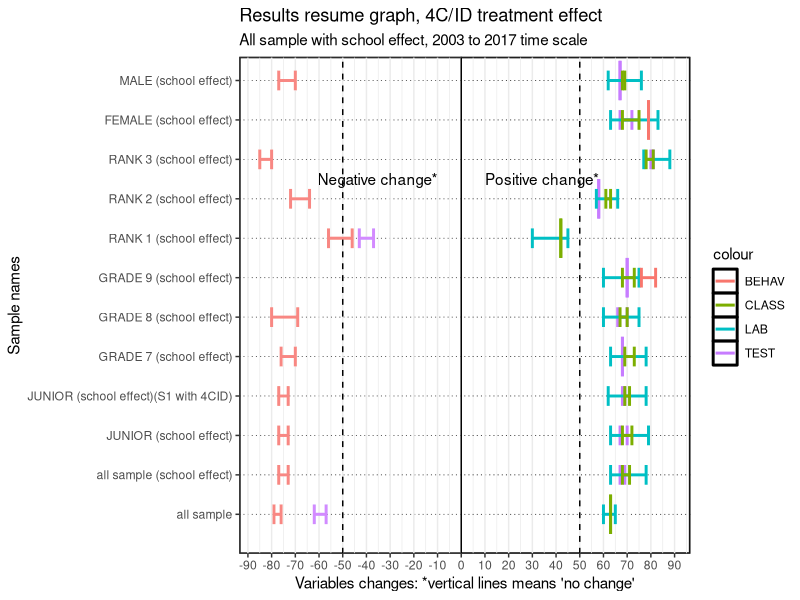
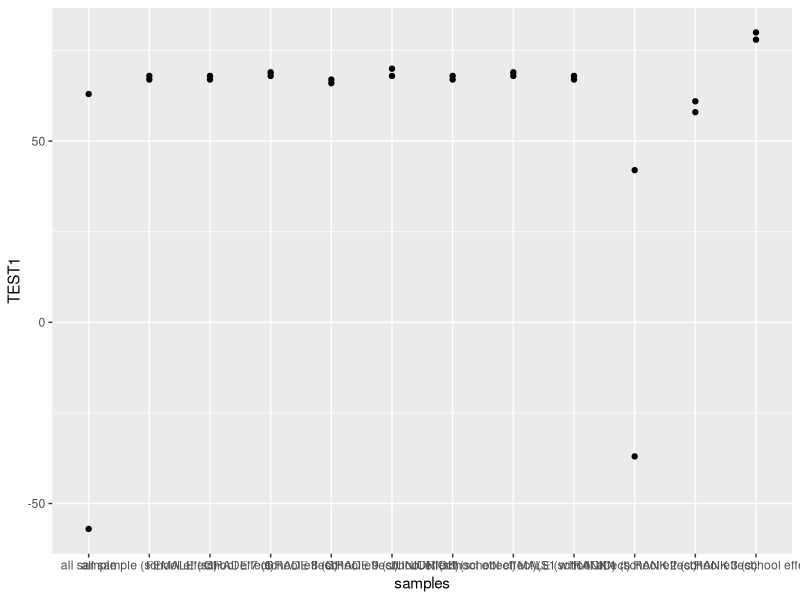
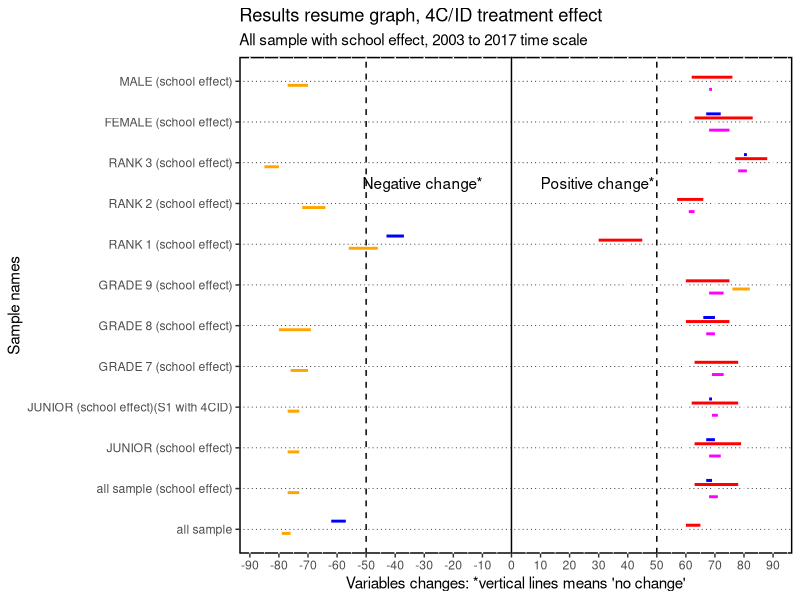
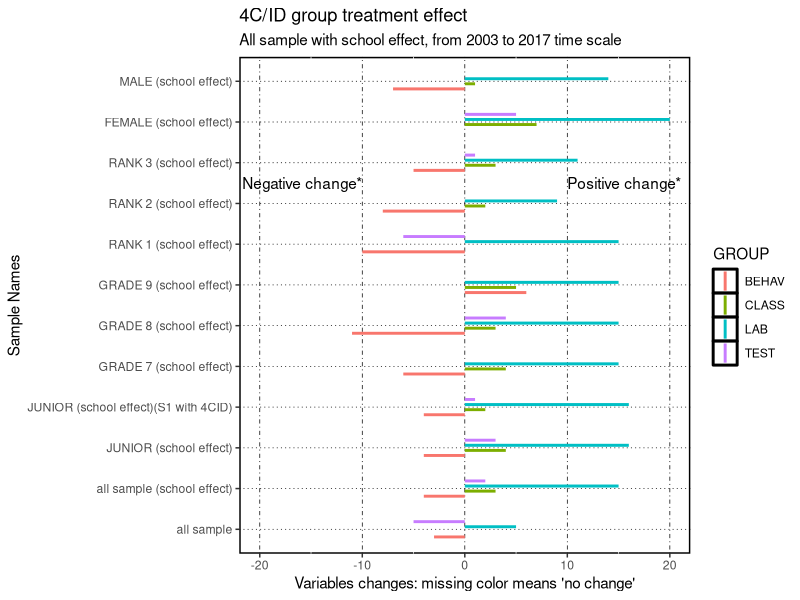
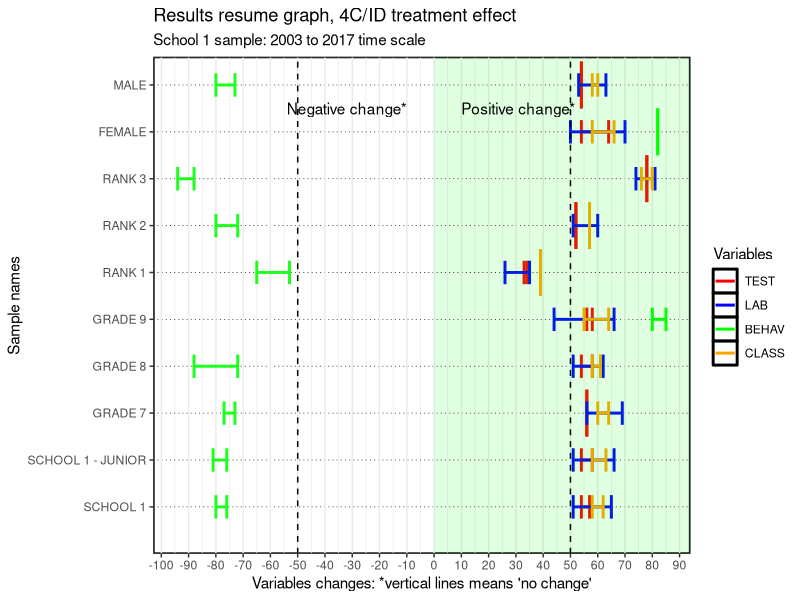
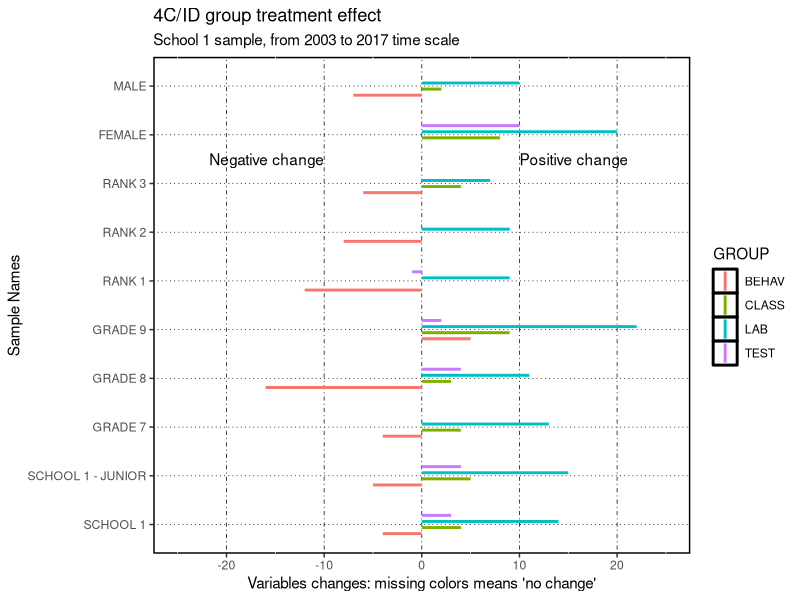
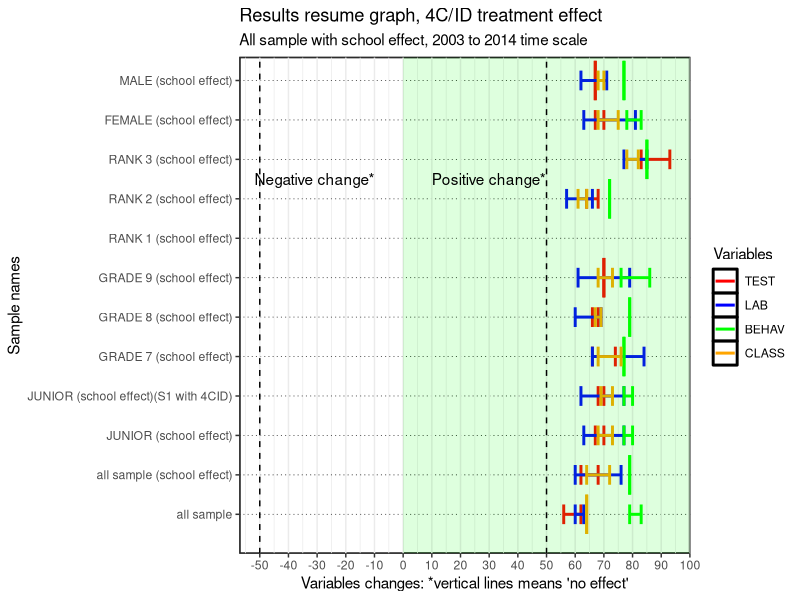
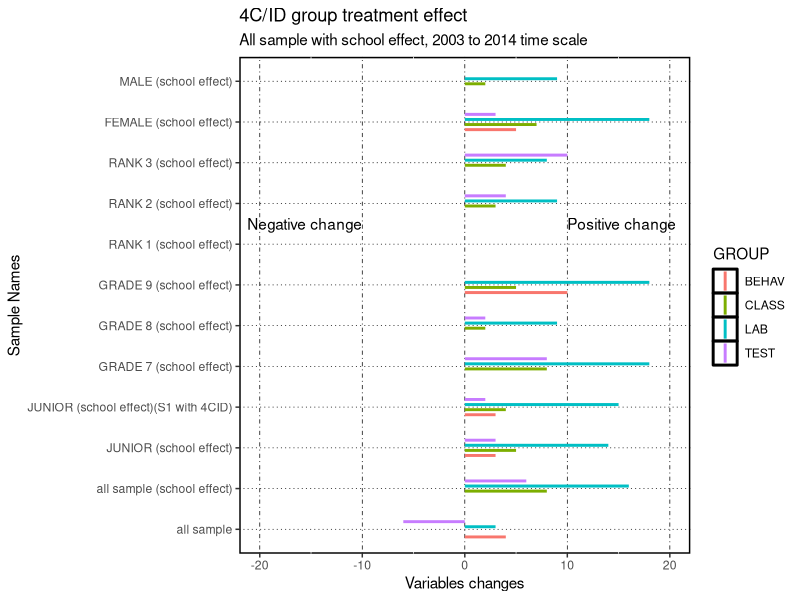

Here is the R script that generated these plots, in order:
#INDEX
# Summary results all sample (with school effect) - 2003 to 2017 - 15
  # variable change - 53
# School 1 - 2003 to 2017 - 91
  # variable change - 135
# Summary results all sample (with school effect) - 2003 to 2014 - 175
  # variable change - 212
# School 1 - 2003 to 2014 - 250
  # variable change - 289
# All sample - 312
  # Variable change - 349
# School 1 JUNIOR grade - 2003 to 2017 - 383
# variable change - 420
# School 1 JUNIOR grade - 2003 to 2014 - 454
# variable change - 492
# Conpare Global samples - 530
# variable change - 570


# libraries 
library(dplyr) #work with data frames
library(tidyverse) #include dplyr
library(ggplot2) # graphs
library(gridExtra) #arrange graphs in rows

# NOTE: https://r-charts.com/part-whole/diverging-bar-chart-ggplot2/
# for plotting changes
# the graphs with varables chnge are based on the sama data frame "results" which means
# hat you need to run results and resultsD for diferent graphs after running the data

########## Summary results all sample (with school effect) - 2003 to 2017
# for changes that have p-value that we can't reject the null I use the mean value

results <- data.frame(
  samples=c("all sample", "all sample (school effect)" , "JUNIOR (school effect)", "JUNIOR (school effect)(S1 with 4CID)", "GRADE 7 (school effect)","GRADE 8 (school effect)", "GRADE 9 (school effect)", "RANK 1 (school effect)", "RANK 2 (school effect)","RANK 3 (school effect)","FEMALE (school effect)","MALE (school effect)"),
  TEST1=c(-57,67,67,68,68,66,70,-37,58,80,67,67),
  TEST2=c(-62,69,70,69,68,70,70,-43,58,81,72,67),
  LAB1=c(60,63,63,62,63,60,60,30,57,77,63,62),
  LAB2=c(65,78,79,78,78,75,75,45,66,88,83,76),
  BEHAV1=c(-76,-73,-73,-73,-70,-69,76,-46,-64,-80,79,-70),
  BEHAV2=c(-79,-77,-77,-77,-76,-80,82,-56,-72,-85,79,-77),
  CLASS1=c(63,68,68,69,69,67,68,42,61,78,68,68),
  CLASS2=c(63,71,72,71,73,70,73,42,63,81,75,69)
)
results
?geom_errorbar
ggplot(results) +
  geom_errorbar(aes(x=samples, ymin=TEST1, ymax=TEST2,color='TEST'),linewidth=1, width = ifelse(results$TEST1==results$TEST2, 1, 0.5))+
  geom_errorbar(aes(x=samples, ymin=LAB1, ymax=LAB2,color='LAB'), linewidth=1, width = ifelse(results$LAB1==results$LAB2, 1, 0.5)) +
  geom_errorbar(aes(x=samples, ymin=BEHAV1, ymax=BEHAV2, color='BEHAV'), linewidth=1, width = ifelse(results$BEHAV1==results$BEHAV2, 1, 0.5)) +
  geom_errorbar(aes(x=samples, ymin=CLASS1, ymax=CLASS2, color='CLASS'),linewidth=1,width = ifelse(results$CLASS1==results$CLASS2, 1, 0.5)) +
  xlab("Sample names")+
  labs(title="Results resume graph, 4C/ID treatment effect",y = "Variables changes: *vertical lines means 'no change'",subtitle = "All sample with school effect, 2003 to 2017 time scale")+
  theme_bw()+
  theme(panel.grid.major.y = element_line(color = 1,linewidth = 0.25, linetype = 3),panel.background = element_rect(color = 1, linewidth = 1),plot.background = element_rect(fill = "white"))+
  geom_rect(aes(xmin=0,xmax=Inf,ymin = - Inf,ymax = 0),fill="white",alpha = 0.01) +
  scale_x_discrete(limits=c("all sample", "all sample (school effect)" , "JUNIOR (school effect)", "JUNIOR (school effect)(S1 with 4CID)", "GRADE 7 (school effect)","GRADE 8 (school effect)", "GRADE 9 (school effect)", "RANK 1 (school effect)", "RANK 2 (school effect)","RANK 3 (school effect)","FEMALE (school effect)","MALE (school effect)"))+
  scale_y_continuous(breaks = seq(-100, 100, by = 10))+
  geom_hline(yintercept=0,color="black",linetype=1)+
  geom_hline(yintercept=c(-50,50),color="black",linetype=2)+
  annotate(geom="text", x=9.5, y=-10, label="Negative change*",color="black",hjust=1)+
  annotate(geom="text", x=9.5, y=10, label="Positive change*",color="black",hjust=0)+
  coord_flip()

####TESTING
?geom_linerange
?annotate
?theme
ggplot(results)+
  geom_point(aes(samples,TEST1))+
geom_point(aes(samples,CLASS1))

  ggplot(results,aes(color=factor(TEST1,LAB1,BEHAV1,CLASS1))) +
  annotate("segment", x = 1:12+0.2, xend = 1:12+0.2, y = results$TEST1, yend = results$TEST2, colour = "blue",linewidth = 1)+
  annotate("segment", x = 1:12+0.1, xend = 1:12+0.1, y = results$LAB1, yend = results$LAB2, colour = "red",linewidth = 1)+
  annotate("segment", x = 1:12-0.1, xend = 1:12-0.1, y = results$BEHAV1, yend = results$BEHAV2, colour = "orange",linewidth = 1)+
  annotate("segment", x = 1:12-0.2, xend = 1:12-0.2, y = results$CLASS1, yend = results$CLASS2, colour = "magenta",linewidth = 1)+  
  xlab("Sample names")+
  labs(title="Results resume graph, 4C/ID treatment effect",y = "Variables changes: *vertical lines means 'no change'",subtitle = "All sample with school effect, 2003 to 2017 time scale")+
  theme(panel.grid.major.y = element_line(color = 1,linewidth = 0.25, linetype = 3),panel.background = element_rect(fill="white",color = 1, linewidth = 1),plot.background = element_rect(fill = "white"))+
  scale_x_discrete(limits=c("all sample", "all sample (school effect)" , "JUNIOR (school effect)", "JUNIOR (school effect)(S1 with 4CID)", "GRADE 7 (school effect)","GRADE 8 (school effect)", "GRADE 9 (school effect)", "RANK 1 (school effect)", "RANK 2 (school effect)","RANK 3 (school effect)","FEMALE (school effect)","MALE (school effect)"))+
  scale_y_continuous(breaks = seq(-100, 100, by = 10))+
  geom_hline(yintercept=c(-50,0,50),color="black",linetype=c(2,1,2))+
  annotate(geom="text", x=9.5, y=-10, label="Negative change*",color="black",hjust=1)+
  annotate(geom="text", x=9.5, y=10, label="Positive change*",color="black",hjust=0)+
  coord_flip()
?as.numeric

# Results: variable change
# prepare data frame for bar ploting
# IMPORTANT NOTE: the negative values are used to plot them in a different area of the graph for 
# negative effects. However, to use this data-frames to compute changes we need to have this values 
# exchanged in order to compute negative change values.
results$DTEST <- results$TEST2-results$TEST1
results$DLAB <- results$LAB2-results$LAB1
results$DBEHAV <- results$BEHAV2-results$BEHAV1
results$DCLASS <- results$CLASS2-results$CLASS1
resultsDTEST <- results %>% select(samples,DTEST)
resultsDTEST$GROUP <-"TEST"
names(resultsDTEST)[2]<-'VALUE'
resultsDLAB <- results %>% select(samples,DLAB)
resultsDLAB$GROUP <-"LAB"
names(resultsDLAB)[2]<-'VALUE'
resultsDBEHAV <- results %>% select(samples,DBEHAV)
resultsDBEHAV$GROUP <-"BEHAV"
names(resultsDBEHAV)[2]<-'VALUE'
resultsDCLASS <- results %>% select(samples,DCLASS)
resultsDCLASS$GROUP <-"CLASS"
names(resultsDCLASS)[2]<-'VALUE'
resultsD<-bind_rows(resultsDTEST,resultsDLAB,resultsDBEHAV,resultsDCLASS)
resultsD

ggplot(resultsD,aes(x=samples,xmin=samples, ymin=0, ymax=VALUE,color=GROUP)) +
  geom_linerange(position = position_dodge(width = 0.5),linewidth=1)+
  ylab("Variables changes: missing color means 'no change'")+labs(title="4C/ID group treatment effect",subtitle = "All sample with school effect, from 2003 to 2017 time scale",x = "Sample Names")+
  theme(panel.grid.major.x = element_line(color = 1,linewidth = 0.25, linetype = 4),panel.grid.major.y = element_line(color = 1,linewidth = 0.25, linetype = 3),panel.background = element_rect(fill="white",color = 1, linewidth = 1),plot.background = element_rect(fill = "white"))+  
  annotate(geom="text", x=9.5, y=-10, label="Negative change*",color="black",hjust=1)+
  annotate(geom="text", x=9.5, y=10, label="Positive change*",color="black",hjust=0)+
  scale_x_discrete(limits=c("all sample", "all sample (school effect)" , "JUNIOR (school effect)", "JUNIOR (school effect)(S1 with 4CID)", "GRADE 7 (school effect)","GRADE 8 (school effect)", "GRADE 9 (school effect)", "RANK 1 (school effect)", "RANK 2 (school effect)","RANK 3 (school effect)","FEMALE (school effect)","MALE (school effect)"))+
  scale_y_continuous(limits=c(-20,20,5))+  
  coord_flip()

########## Summary results for SCHOOL 1 sample only - 2003 to 2017
# for changes that have p-value that we can't reject the null I use the mean value
results <- data.frame(
  samples=c("SCHOOL 1", "SCHOOL 1 - JUNIOR","GRADE 7","GRADE 8", "GRADE 9", "RANK 1", "RANK 2","RANK 3","FEMALE","MALE"),
  TEST1=c(54,54,56,54,56,34,52,78,54,54),
  TEST2=c(57,58,56,58,58,33,52,78,64,54),
  LAB1=c(51,51,56,51,44,26,51,74,50,53),
  LAB2=c(65,66,69,62,66,35,60,81,70,63),
  BEHAV1=c(-76,-76,-73,-72,80,-53,-72,-88,82,-73),
  BEHAV2=c(-80,-81,-77,-88,85,-65,-80,-94,82,-80),
  CLASS1=c(58,58,60,58,55,39,57,76,58,58),
  CLASS2=c(62,63,64,61,64,39,57,80,66,60)
)

# This data.frame file ResultsD is also used for the all sample school effect. Please build it starting
# with the new data fle "results" continue to the line "Results change" to have the same file but only for the school 1 sample.

ggplot(results,aes(group=TEST1)) +
  geom_errorbar(aes(x=samples, ymin=TEST1, ymax=TEST2,color='TEST'),linewidth=1, width = ifelse(results$TEST1==results$TEST2, 1, 0.5))+
  geom_errorbar(aes(x=samples, ymin=LAB1, ymax=LAB2,color='LAB'), linewidth=1, width = ifelse(results$LAB1==results$LAB2, 1, 0.5)) +
  geom_errorbar(aes(x=samples, ymin=BEHAV1, ymax=BEHAV2, color='BEHAV'), linewidth=1, width = ifelse(results$BEHAV1==results$BEHAV2, 1, 0.5)) +
  geom_errorbar(aes(x=samples, ymin=CLASS1, ymax=CLASS2, color='CLASS'),linewidth=1,width = ifelse(results$CLASS1==results$CLASS2, 1, 0.5)) +
  xlab("Sample names")+labs(title="Results resume graph, 4C/ID treatment effect",y = "Variables changes: *vertical lines means 'no change'",subtitle = "School 1 sample: 2003 to 2017 time scale")+
  scale_color_manual(name='Variables',
                     breaks=c('TEST','LAB', 'BEHAV', 'CLASS'),
                     values=c('TEST'='red', 'LAB'='blue', 'BEHAV'='green', 'CLASS'='orange'))+
  theme_bw()+
  theme(panel.grid.major.y = element_line(color = 1,linewidth = 0.25, linetype = 3),panel.background = element_rect(color = 1, linewidth = 1),plot.background = element_rect(fill = "white"))+
  geom_rect(aes(xmin=0,xmax=Inf,ymin = - Inf,ymax = 0),fill="white",alpha = 0.01) +
  geom_rect(aes(xmin=0,xmax=Inf,ymin = 0,ymax = Inf),fill="green",alpha = 0.01) +
  scale_x_discrete(limits=c("SCHOOL 1", "SCHOOL 1 - JUNIOR","GRADE 7","GRADE 8", "GRADE 9", "RANK 1", "RANK 2","RANK 3","FEMALE","MALE"))+
  scale_y_continuous(breaks = seq(-100, 100, by = 10))+
  geom_hline(yintercept=c(-50,50),color="black",linetype=2)+
  annotate(geom="text", x=9.5, y=-10, label="Negative change*",color="black",hjust=1)+
  annotate(geom="text", x=9.5, y=10, label="Positive change*",color="black",hjust=0)+
  coord_flip()

# Results: variable change
# prepare data frame for bar ploting
# IMPORTANT NOTE: the negative values are used to plot them in a different area of the graph for 
# negative effects. However, to use this data-frames to compute changes we need to have this values 
# exchanged in order to compute negative change values.
results$DTEST <- results$TEST2-results$TEST1
results$DLAB <- results$LAB2-results$LAB1
results$DBEHAV <- results$BEHAV2-results$BEHAV1
results$DCLASS <- results$CLASS2-results$CLASS1
resultsDTEST <- results %>% select(samples,DTEST)
resultsDTEST$GROUP <-"TEST"
names(resultsDTEST)[2]<-'VALUE'
resultsDLAB <- results %>% select(samples,DLAB)
resultsDLAB$GROUP <-"LAB"
names(resultsDLAB)[2]<-'VALUE'
resultsDBEHAV <- results %>% select(samples,DBEHAV)
resultsDBEHAV$GROUP <-"BEHAV"
names(resultsDBEHAV)[2]<-'VALUE'
resultsDCLASS <- results %>% select(samples,DCLASS)
resultsDCLASS$GROUP <-"CLASS"
names(resultsDCLASS)[2]<-'VALUE'
resultsD<-bind_rows(resultsDTEST,resultsDLAB,resultsDBEHAV,resultsDCLASS)
resultsD

ggplot(resultsD,aes(x=samples, ymin=0, ymax=VALUE,color=GROUP)) +
  geom_linerange(position = position_dodge(width = 0.5),linewidth=1)+
  ylab("Variables changes: missing colors means 'no change'")+labs(title="4C/ID group treatment effect",subtitle = "School 1 sample, from 2003 to 2017 time scale",x = "Sample Names")+
  theme(panel.grid.major.x = element_line(color = 1,linewidth = 0.25, linetype = 4),panel.grid.major.y = element_line(color = 1,linewidth = 0.25, linetype = 3),panel.background = element_rect(fill="white",color = 1, linewidth = 1),plot.background = element_rect(fill = "white"))+  
  annotate(geom="text", y=-10, x=8.5, label="Negative change",color="black",hjust=1)+
  annotate(geom="text", y=10, x=8.5, label="Positive change",color="black",hjust=0)+
  scale_x_discrete(limits=c("SCHOOL 1", "SCHOOL 1 - JUNIOR","GRADE 7","GRADE 8", "GRADE 9", "RANK 1", "RANK 2","RANK 3","FEMALE","MALE"))+
  scale_y_continuous(limits=c(-25,25,5))+  
  coord_flip()

########## Summary results all sample (with school effect) - 2003 to 2014
# for changes that have p-value that we can't reject the null I use the mean value
# Rank 1 small sample
results <- data.frame(
  samples=c("all sample", "all sample (school effect)" , "JUNIOR (school effect)", "JUNIOR (school effect)(S1 with 4CID)", "GRADE 7 (school effect)","GRADE 8 (school effect)", "GRADE 9 (school effect)", "RANK 2 (school effect)","RANK 3 (school effect)","FEMALE (school effect)","MALE (school effect)"),
  TEST1=c(62,62,67,68,66,66,70,64,83,67,67),
  TEST2=c(56,68,70,70,74,68,70,68,93,70,67),
  LAB1=c(60,60,63,62,66,60,61,57,77,63,62),
  LAB2=c(63,76,77,77,84,69,79,66,85,81,71),
  BEHAV1=c(79,79,77,77,77,79,76,72,85,78,77),
  BEHAV2=c(83,79,80,80,77,79,86,72,85,83,77),
  CLASS1=c(64,64,68,69,68,67,68,61,78,68,68),
  CLASS2=c(64,72,73,73,76,69,73,64,82,75,70)
)
results

ggplot(results,aes(group=TEST1)) +
  geom_errorbar(aes(x=samples, ymin=TEST1, ymax=TEST2,color='TEST'),linewidth=1, width = ifelse(results$TEST1==results$TEST2, 1, 0.5))+
  geom_errorbar(aes(x=samples, ymin=LAB1, ymax=LAB2,color='LAB'), linewidth=1, width = ifelse(results$LAB1==results$LAB2, 1, 0.5)) +
  geom_errorbar(aes(x=samples, ymin=BEHAV1, ymax=BEHAV2, color='BEHAV'), linewidth=1, width = ifelse(results$BEHAV1==results$BEHAV2, 1, 0.5)) +
  geom_errorbar(aes(x=samples, ymin=CLASS1, ymax=CLASS2, color='CLASS'),linewidth=1,width = ifelse(results$CLASS1==results$CLASS2, 1, 0.5)) +
  xlab("Sample names")+
  labs(title="Results resume graph, 4C/ID treatment effect",y = "Variables changes: *vertical lines means 'no effect'",subtitle = "All sample with school effect, 2003 to 2014 time scale")+
  scale_color_manual(name='Variables',
                     breaks=c('TEST','LAB', 'BEHAV', 'CLASS'),
                     values=c('TEST'='red', 'LAB'='blue', 'BEHAV'='green', 'CLASS'='orange'))+
  theme_bw()+
  theme(panel.grid.major.y = element_line(color = 1,linewidth = 0.25, linetype = 3),panel.background = element_rect(color = 1, linewidth = 1),plot.background = element_rect(fill = "white"))+
  geom_rect(aes(xmin=0,xmax=Inf,ymin = - Inf,ymax = 0),fill="white",alpha = 0.01) +
  geom_rect(aes(xmin=0,xmax=Inf,ymin = 0,ymax = Inf),fill="green",alpha = 0.01) +
  scale_x_discrete(limits=c("all sample", "all sample (school effect)" , "JUNIOR (school effect)", "JUNIOR (school effect)(S1 with 4CID)", "GRADE 7 (school effect)","GRADE 8 (school effect)", "GRADE 9 (school effect)", "RANK 1 (school effect)", "RANK 2 (school effect)","RANK 3 (school effect)","FEMALE (school effect)","MALE (school effect)"))+
  scale_y_continuous(breaks = seq(-100, 100, by = 10))+
  geom_hline(yintercept=c(-50,50),color="black",linetype=2)+
  annotate(geom="text", x=9.5, y=-10, label="Negative change*",color="black",hjust=1)+
  annotate(geom="text", x=9.5, y=10, label="Positive change*",color="black",hjust=0)+
  coord_flip()

# Results: variable change
# prepare data frame for bar ploting
# IMPORTANT NOTE: the negative values are used to plot them in a different area of the graph for 
# negative effects. However, to use this data-frames to compute changes we need to have this values 
# exchanged in order to compute negative change values.
results$DTEST <- results$TEST2-results$TEST1
results$DLAB <- results$LAB2-results$LAB1
results$DBEHAV <- results$BEHAV2-results$BEHAV1
results$DCLASS <- results$CLASS2-results$CLASS1
resultsDTEST <- results %>% select(samples,DTEST)
resultsDTEST$GROUP <-"TEST"
names(resultsDTEST)[2]<-'VALUE'
resultsDLAB <- results %>% select(samples,DLAB)
resultsDLAB$GROUP <-"LAB"
names(resultsDLAB)[2]<-'VALUE'
resultsDBEHAV <- results %>% select(samples,DBEHAV)
resultsDBEHAV$GROUP <-"BEHAV"
names(resultsDBEHAV)[2]<-'VALUE'
resultsDCLASS <- results %>% select(samples,DCLASS)
resultsDCLASS$GROUP <-"CLASS"
names(resultsDCLASS)[2]<-'VALUE'
resultsD<-bind_rows(resultsDTEST,resultsDLAB,resultsDBEHAV,resultsDCLASS)
resultsD

ggplot(resultsD,aes(x=samples, ymin=0, ymax=VALUE,color=GROUP)) +
  geom_linerange(position = position_dodge(width = 0.5),linewidth=1)+
  ylab("Variables changes")+labs(title="4C/ID group treatment effect",subtitle = "All sample with school effect, 2003 to 2014 time scale",x = "Sample Names")+
  theme(panel.grid.major.x = element_line(color = 1,linewidth = 0.25, linetype = 4),panel.grid.major.y = element_line(color = 1,linewidth = 0.25, linetype = 3),panel.background = element_rect(fill="white",color = 1, linewidth = 1),plot.background = element_rect(fill = "white"))+  
  annotate(geom="text", y=-10, x=8.5, label="Negative change",color="black",hjust=1)+
  annotate(geom="text", y=10, x=8.5, label="Positive change",color="black",hjust=0)+
  scale_x_discrete(limits=c("all sample", "all sample (school effect)" , "JUNIOR (school effect)", "JUNIOR (school effect)(S1 with 4CID)", "GRADE 7 (school effect)","GRADE 8 (school effect)", "GRADE 9 (school effect)", "RANK 1 (school effect)", "RANK 2 (school effect)","RANK 3 (school effect)","FEMALE (school effect)","MALE (school effect)"))+
  scale_y_continuous(limits=c(-20,20,5))+  
  coord_flip()

########## Summary results for SCHOOL 1 sample only - 2003 to 2014
# for changes that have p-value that we can't reject the null I use the mean value
results <- data.frame(
  samples=c("SCHOOL 1", "SCHOOL 1 - JUNIOR","GRADE 7**","GRADE 8", "GRADE 9", "RANK 1", "RANK 2","RANK 3","FEMALE","MALE"),
  TEST1=c(54,54,54,54,57,34,-51,79,54,54),
  TEST2=c(56,58,62,57,57,34,-53,79,58,54),
  LAB1=c(51,51,56,51,44,26,51,74,50,53),
  LAB2=c(63,64,71,56,66,35,58,80,68,59),
  BEHAV1=c(80,82,80,-83,80,65,-72,93,82,80),
  BEHAV2=c(83,82,80,-88,85,65,-80,93,86,80),
  CLASS1=c(58,58,60,58,55,39,57,76,58,58),
  CLASS2=c(63,64,67,60,64,39,57,80,66,61)
)

# ** sample with 20 obs.

ggplot(results,aes(group=TEST1)) +
  geom_errorbar(aes(x=samples, ymin=TEST1, ymax=TEST2,color='TEST'),linewidth=1, width = ifelse(results$TEST1==results$TEST2, 1, 0.5))+
  geom_errorbar(aes(x=samples, ymin=LAB1, ymax=LAB2,color='LAB'), linewidth=1, width = ifelse(results$LAB1==results$LAB2, 1, 0.5)) +
  geom_errorbar(aes(x=samples, ymin=BEHAV1, ymax=BEHAV2, color='BEHAV'), linewidth=1, width = ifelse(results$BEHAV1==results$BEHAV2, 1, 0.5)) +
  geom_errorbar(aes(x=samples, ymin=CLASS1, ymax=CLASS2, color='CLASS'),linewidth=1,width = ifelse(results$CLASS1==results$CLASS2, 1, 0.5)) +
  xlab("Sample names")+
  labs(title="Results resume graph, 4C/ID treatment effect",y = "Variables changes: *vertical lines means 'no effect'; **sample with 20 obs.",subtitle = "School 1 sample for 2003 to 2014 time scale")+
  scale_color_manual(name='Variables',
                     breaks=c('TEST','LAB', 'BEHAV', 'CLASS'),
                     values=c('TEST'='red', 'LAB'='blue', 'BEHAV'='green', 'CLASS'='orange'))+
  theme_bw()+
  theme(panel.grid.major.y = element_line(color = 1,linewidth = 0.25, linetype = 3),panel.background = element_rect(color = 1, linewidth = 1),plot.background = element_rect(fill = "white"))+
  geom_rect(aes(xmin=0,xmax=Inf,ymin = - Inf,ymax = 0),fill="white",alpha = 0.01) +
  geom_rect(aes(xmin=0,xmax=Inf,ymin = 0,ymax = Inf),fill="green",alpha = 0.01) +
  scale_x_discrete(limits=c("SCHOOL 1", "SCHOOL 1 - JUNIOR","GRADE 7**","GRADE 8", "GRADE 9", "RANK 1", "RANK 2","RANK 3","FEMALE","MALE"))+
  scale_y_continuous(breaks = seq(-100, 100, by = 10))+
  geom_hline(yintercept=c(-50,50),color="black",linetype=2)+
  annotate(geom="text", x=9.5, y=-10, label="Negative change*",color="black",hjust=1)+
  annotate(geom="text", x=9.5, y=10, label="Positive change*",color="black",hjust=0)+
  
  coord_flip()

# Results: variable change
# prepare data frame for bar ploting
# IMPORTANT NOTE: the negative values are used to plot them in a different area of the graph for 
# negative effects. However, to use this data-frames to compute changes we need to have this values 
# exchanged in order to compute negative change values.
results$DTEST <- results$TEST2-results$TEST1
results$DLAB <- results$LAB2-results$LAB1
results$DBEHAV <- results$BEHAV2-results$BEHAV1
results$DCLASS <- results$CLASS2-results$CLASS1
resultsDTEST <- results %>% select(samples,DTEST)
resultsDTEST$GROUP <-"TEST"
names(resultsDTEST)[2]<-'VALUE'
resultsDLAB <- results %>% select(samples,DLAB)
resultsDLAB$GROUP <-"LAB"
names(resultsDLAB)[2]<-'VALUE'
resultsDBEHAV <- results %>% select(samples,DBEHAV)
resultsDBEHAV$GROUP <-"BEHAV"
names(resultsDBEHAV)[2]<-'VALUE'
resultsDCLASS <- results %>% select(samples,DCLASS)
resultsDCLASS$GROUP <-"CLASS"
names(resultsDCLASS)[2]<-'VALUE'
resultsD<-bind_rows(resultsDTEST,resultsDLAB,resultsDBEHAV,resultsDCLASS)
resultsD

ggplot(resultsD,aes(x=samples, ymin=0, ymax=VALUE,color=GROUP)) +
  geom_linerange(position = position_dodge(width = 0.5),linewidth=1)+
  ylab("Variables changes: missing colors means 'no change'; **low number of obs.")+labs(title="4C/ID group treatment effect",subtitle = "School 1 sample, from 2003 to 2014 time scale",x = "Sample Names")+
  theme(panel.grid.major.x = element_line(color = 1,linewidth = 0.25, linetype = 4),panel.grid.major.y = element_line(color = 1,linewidth = 0.25, linetype = 3),panel.background = element_rect(fill="white",color = 1, linewidth = 1),plot.background = element_rect(fill = "white"))+  
  annotate(geom="text", y=-0.5, x=9.5, label="Negative change",color="black",hjust=1)+
  annotate(geom="text", y=0.5, x=9.5, label="Positive change",color="black",hjust=0)+
  scale_x_discrete(limits=c("SCHOOL 1", "SCHOOL 1 - JUNIOR","GRADE 7**","GRADE 8", "GRADE 9", "RANK 1", "RANK 2","RANK 3","FEMALE","MALE"))+
  scale_y_continuous(limits=c(-25,25,5))+  
  coord_flip()

########## Summary results all sample - 2003 to 2017
# for changes that have p-value that we can't reject the null I use the mean value

results <- data.frame(
  samples=c("all sample","JUNIOR","JUNIOR HIGH","GRADE 7","GRADE 8", "GRADE 9", "RANK 1", "RANK 2","RANK 3","FEMALE","MALE"),
  TEST1=c(-58,-58,54,60,60,-58,-34,-51,79,62,-55),
  TEST2=c(-62,-63,54,60,60,-67,-33,-56,79,62,-61),
  LAB1=c(60,60,55,61,60,60,28,54,76,60,60),
  LAB2=c(65,66,65,69,62,66,35,60,81,70,63),
  BEHAV1=c(-76,-76,-75,-73,-72,77,-54,-72,87,79,-73),
  BEHAV2=c(-79,-79,-80,-77,-80,85,-63,-75,87,83,-78),
  CLASS1=c(63,64,59,64,62,65,39,-58,77,64,-60),
  CLASS2=c(63,63,59,64,62,65,39,-59,80,66,-64)
)
results

ggplot(results,aes(group=TEST1)) +
  geom_errorbar(aes(x=samples, ymin=TEST1, ymax=TEST2,color='TEST'),linewidth=1, width = ifelse(results$TEST1==results$TEST2, 1, 0.5))+
  geom_errorbar(aes(x=samples, ymin=LAB1, ymax=LAB2,color='LAB'), linewidth=1, width = ifelse(results$LAB1==results$LAB2, 1, 0.5)) +
  geom_errorbar(aes(x=samples, ymin=BEHAV1, ymax=BEHAV2, color='BEHAV'), linewidth=1, width = ifelse(results$BEHAV1==results$BEHAV2, 1, 0.5)) +
  geom_errorbar(aes(x=samples, ymin=CLASS1, ymax=CLASS2, color='CLASS'),linewidth=1,width = ifelse(results$CLASS1==results$CLASS2, 1, 0.5)) +
  xlab("Sample names")+
  labs(title="Results resume graph, 4C/ID treatment effect",y = "Variables changes: *vertical lines means 'no effect'",subtitle = "All sample 2003 to 2017 time scale")+
  scale_color_manual(name='Variables',
                     breaks=c('TEST','LAB', 'BEHAV', 'CLASS'),
                     values=c('TEST'='red', 'LAB'='blue', 'BEHAV'='green', 'CLASS'='orange'))+
  theme_bw()+
  theme(panel.grid.major.y = element_line(color = 1,linewidth = 0.25, linetype = 3),panel.background = element_rect(color = 1, linewidth = 1),plot.background = element_rect(fill = "white"))+
  geom_rect(aes(xmin=0,xmax=Inf,ymin = - Inf,ymax = 0),fill="white",alpha = 0.01) +
  geom_rect(aes(xmin=0,xmax=Inf,ymin = 0,ymax = Inf),fill="green",alpha = 0.01) +
  scale_x_discrete(limits=c("all sample","JUNIOR","JUNIOR HIGH","GRADE 7","GRADE 8", "GRADE 9", "RANK 1", "RANK 2","RANK 3","FEMALE","MALE"))+
  scale_y_continuous(breaks = seq(-100, 100, by = 10))+
  geom_hline(yintercept=c(-50,50),color="black",linetype=2)+
  annotate(geom="text", x=9.5, y=-10, label="Negative change*",color="black",hjust=1)+
  annotate(geom="text", x=9.5, y=10, label="Positive change*",color="black",hjust=0)+
  coord_flip()

# Results: variable change
# prepare data frame for bar ploting
# IMPORTANT NOTE: the negative values are used to plot them in a different area of the graph for 
# negative effects. However, to use this data-frames to compute changes we need to have this values 
# exchanged in order to compute negative change values.
results$DTEST <- results$TEST2-results$TEST1
results$DLAB <- results$LAB2-results$LAB1
results$DBEHAV <- results$BEHAV2-results$BEHAV1
results$DCLASS <- results$CLASS2-results$CLASS1
resultsDTEST <- results %>% select(samples,DTEST)
resultsDTEST$GROUP <-"TEST"
names(resultsDTEST)[2]<-'VALUE'
resultsDLAB <- results %>% select(samples,DLAB)
resultsDLAB$GROUP <-"LAB"
names(resultsDLAB)[2]<-'VALUE'
resultsDBEHAV <- results %>% select(samples,DBEHAV)
resultsDBEHAV$GROUP <-"BEHAV"
names(resultsDBEHAV)[2]<-'VALUE'
resultsDCLASS <- results %>% select(samples,DCLASS)
resultsDCLASS$GROUP <-"CLASS"
names(resultsDCLASS)[2]<-'VALUE'
resultsD<-bind_rows(resultsDTEST,resultsDLAB,resultsDBEHAV,resultsDCLASS)
resultsD

ggplot(resultsD,aes(x=samples, ymin=0, ymax=VALUE,color=GROUP)) +
  geom_linerange(position = position_dodge(width = 0.5),linewidth=1)+
  ylab("Variables changes: missing colors means'no change'")+labs(title="4C/ID group treatment effect",subtitle = "All sample, from 2003 to 2017 time scale",x = "Sample Names")+
  theme(panel.grid.major.x = element_line(color = 1,linewidth = 0.25, linetype = 4),panel.grid.major.y = element_line(color = 1,linewidth = 0.25, linetype = 3),panel.background = element_rect(fill="white",color = 1, linewidth = 1),plot.background = element_rect(fill = "white"))+  
  annotate(geom="text", y=-5, x=8.5, label="Negative change",color="black",hjust=1)+
  annotate(geom="text", y=5, x=8.5, label="Positive change",color="black",hjust=0)+
  scale_x_discrete(limits=c("all sample","JUNIOR","JUNIOR HIGH","GRADE 7","GRADE 8", "GRADE 9", "RANK 1", "RANK 2","RANK 3","FEMALE","MALE"))+
  scale_y_continuous(limits=c(-10,10,5))+  
  coord_flip()

########## Summary results school 1 JUNIOR sample - 2003 to 2017
# for changes that have p-value that we can't reject the null I use the mean value

results <- data.frame(
  samples=c("SCHOOL 1","JUNIOR","GRADE 7","GRADE 8", "GRADE 9", "RANK 1", "RANK 2","RANK 3","FEMALE","MALE"),
  TEST1=c(54,54,54,54,56,33,53,79,54,55),
  TEST2=c(57,58,58,58,58,33,53,79,61,55),
  LAB1=c(51,51,56,51,44,26,51,73,50,53),
  LAB2=c(65,66,69,62,66,35,61,81,70,61),
  BEHAV1=c(-76,-76,-73,-72,80,-54,-71,-91,82,-72),
  BEHAV2=c(-80,-81,-77,-88,85,-65,-80,-94,82,-80),
  CLASS1=c(58,58,60,58,55,39,57,77,58,58),
  CLASS2=c(62,63,64,61,64,39,57,81,67,60)
)
results

ggplot(results,aes(group=TEST1)) +
  geom_errorbar(aes(x=samples, ymin=TEST1, ymax=TEST2,color='TEST'),linewidth=1, width = ifelse(results$TEST1==results$TEST2, 1, 0.5))+
  geom_errorbar(aes(x=samples, ymin=LAB1, ymax=LAB2,color='LAB'), linewidth=1, width = ifelse(results$LAB1==results$LAB2, 1, 0.5)) +
  geom_errorbar(aes(x=samples, ymin=BEHAV1, ymax=BEHAV2, color='BEHAV'), linewidth=1, width = ifelse(results$BEHAV1==results$BEHAV2, 1, 0.5)) +
  geom_errorbar(aes(x=samples, ymin=CLASS1, ymax=CLASS2, color='CLASS'),linewidth=1,width = ifelse(results$CLASS1==results$CLASS2, 1, 0.5)) +
  xlab("Sample names")+
  labs(title="Results resume graph, 4C/ID treatment effect",y = "Variables changes: *vertical lines means 'no effect'",subtitle = "School 1 Junior sample for 2003 to 2017 time scale")+
  scale_color_manual(name='Variables',
                     breaks=c('TEST','LAB', 'BEHAV', 'CLASS'),
                     values=c('TEST'='red', 'LAB'='blue', 'BEHAV'='green', 'CLASS'='orange'))+
  theme_bw()+
  theme(panel.grid.major.y = element_line(color = 1,linewidth = 0.25, linetype = 3),panel.background = element_rect(color = 1, linewidth = 1),plot.background = element_rect(fill = "white"))+
  geom_rect(aes(xmin=0,xmax=Inf,ymin = - Inf,ymax = 0),fill="white",alpha = 0.01) +
  geom_rect(aes(xmin=0,xmax=Inf,ymin = 0,ymax = Inf),fill="green",alpha = 0.01) +
  scale_x_discrete(limits=c("SCHOOL 1","JUNIOR","GRADE 7","GRADE 8", "GRADE 9", "RANK 1", "RANK 2","RANK 3","FEMALE","MALE"))+
  scale_y_continuous(breaks = seq(-100, 100, by = 10))+
  geom_hline(yintercept=c(-50,50),color="black",linetype=2)+
  annotate(geom="text", x=9.5, y=-10, label="Negative change*",color="black",hjust=1)+
  annotate(geom="text", x=9.5, y=10, label="Positive change*",color="black",hjust=0)+
  coord_flip()

# Results: variable change
# prepare data frame for bar ploting
# IMPORTANT NOTE: the negative values are used to plot them in a different area of the graph for 
# negative effects. However, to use this data-frames to compute changes we need to have this values 
# exchanged in order to compute negative change values.
results$DTEST <- results$TEST2-results$TEST1
results$DLAB <- results$LAB2-results$LAB1
results$DBEHAV <- results$BEHAV2-results$BEHAV1
results$DCLASS <- results$CLASS2-results$CLASS1
resultsDTEST <- results %>% select(samples,DTEST)
resultsDTEST$GROUP <-"TEST"
names(resultsDTEST)[2]<-'VALUE'
resultsDLAB <- results %>% select(samples,DLAB)
resultsDLAB$GROUP <-"LAB"
names(resultsDLAB)[2]<-'VALUE'
resultsDBEHAV <- results %>% select(samples,DBEHAV)
resultsDBEHAV$GROUP <-"BEHAV"
names(resultsDBEHAV)[2]<-'VALUE'
resultsDCLASS <- results %>% select(samples,DCLASS)
resultsDCLASS$GROUP <-"CLASS"
names(resultsDCLASS)[2]<-'VALUE'
resultsD<-bind_rows(resultsDTEST,resultsDLAB,resultsDBEHAV,resultsDCLASS)
resultsD

ggplot(resultsD,aes(x=samples, ymin=0, ymax=VALUE,color=GROUP)) +
  geom_linerange(position = position_dodge(width = 0.5),linewidth=1)+
  ylab("Variables changes: missing values means 'no change'")+labs(title="4C/ID group treatment effect",subtitle = "School 1 Junior sample for 2003 to 2017 time scale",x = "Sample Names")+
  theme(panel.grid.major.x = element_line(color = 1,linewidth = 0.25, linetype = 4),panel.grid.major.y = element_line(color = 1,linewidth = 0.25, linetype = 3),panel.background = element_rect(fill="white",color = 1, linewidth = 1),plot.background = element_rect(fill = "white"))+
  annotate(geom="text", y=-10, x=8.5, label="Negative change",color="black",hjust=1)+
  annotate(geom="text", y=10, x=8.5, label="Positive change",color="black",hjust=0)+
  scale_x_discrete(limits=c("SCHOOL 1","JUNIOR","GRADE 7","GRADE 8", "GRADE 9", "RANK 1", "RANK 2","RANK 3","FEMALE","MALE"))+
  scale_y_continuous(limits=c(-25,25,5))+  
  coord_flip()

########## Summary results school 1 JUNIOR sample - 2003 to 2014
# for changes that have p-value that we can't reject the null I use the mean value

results <- data.frame(
  samples=c("SCHOOL 1","JUNIOR","GRADE 7","GRADE 8", "GRADE 9", "RANK 1**", "RANK 2","RANK 3","FEMALE","MALE"),
  TEST1=c(54,54,54,54,57,35,52,80, 54,55),
  TEST2=c(57,58,62,57,57,35,52,80, 61,55),
  LAB1=c(51,51,56,51,44,30,51,73, 50,53),
  LAB2=c(63,64,71,56,66,30,58,80, 70,61),
  BEHAV1=c(80,82,79,-83,80,-60,80,93, 82,-72),
  BEHAV2=c(83,82,79,-88,85,-65,80,93, 82,-80),
  CLASS1=c(58,58,60,58,55,39, 58, 77, 58,58),
  CLASS2=c(63,64,67,60,64,39, 58, 81, 67,60)
)
# **low number of observations
results

ggplot(results,aes(group=TEST1)) +
  geom_errorbar(aes(x=samples, ymin=TEST1, ymax=TEST2,color='TEST'),linewidth=1, width = ifelse(results$TEST1==results$TEST2, 1, 0.5))+
  geom_errorbar(aes(x=samples, ymin=LAB1, ymax=LAB2,color='LAB'), linewidth=1, width = ifelse(results$LAB1==results$LAB2, 1, 0.5)) +
  geom_errorbar(aes(x=samples, ymin=BEHAV1, ymax=BEHAV2, color='BEHAV'), linewidth=1, width = ifelse(results$BEHAV1==results$BEHAV2, 1, 0.5)) +
  geom_errorbar(aes(x=samples, ymin=CLASS1, ymax=CLASS2, color='CLASS'),linewidth=1,width = ifelse(results$CLASS1==results$CLASS2, 1, 0.5)) +
  xlab("Sample names")+
  labs(title="Results resume graph, 4C/ID treatment effect",y = "Variables changes: *vertical lines means 'no effect'; **Low number of obs.",subtitle = "School 1 Junior grade sample for 2003 to 2014 time scale")+
  scale_color_manual(name='Variables',
                     breaks=c('TEST','LAB', 'BEHAV', 'CLASS'),
                     values=c('TEST'='red', 'LAB'='blue', 'BEHAV'='green', 'CLASS'='orange'))+
  theme_bw()+
  theme(panel.grid.major.y = element_line(color = 1,linewidth = 0.25, linetype = 3),panel.background = element_rect(color = 1, linewidth = 1),plot.background = element_rect(fill = "white"))+
  geom_rect(aes(xmin=0,xmax=Inf,ymin = - Inf,ymax = 0),fill="white",alpha = 0.01) +
  geom_rect(aes(xmin=0,xmax=Inf,ymin = 0,ymax = Inf),fill="green",alpha = 0.01) +
  scale_x_discrete(limits=c("SCHOOL 1","JUNIOR","GRADE 7","GRADE 8", "GRADE 9", "RANK 1**", "RANK 2","RANK 3","FEMALE","MALE"))+
  scale_y_continuous(breaks = seq(-100, 100, by = 10))+
  geom_hline(yintercept=c(-50,50),color="black",linetype=2)+
  annotate(geom="text", x=9.5, y=-10, label="Negative change*",color="black",hjust=1)+
  annotate(geom="text", x=9.5, y=10, label="Positive change*",color="black",hjust=0)+
  coord_flip()

# Results: variable change
# prepare data frame for bar ploting
# IMPORTANT NOTE: the negative values are used to plot them in a different area of the graph for 
# negative effects. However, to use this data-frames to compute changes we need to have this values 
# exchanged in order to compute negative change values.
results$DTEST <- results$TEST2-results$TEST1
results$DLAB <- results$LAB2-results$LAB1
results$DBEHAV <- results$BEHAV2-results$BEHAV1
results$DCLASS <- results$CLASS2-results$CLASS1
resultsDTEST <- results %>% select(samples,DTEST)
resultsDTEST$GROUP <-"TEST"
names(resultsDTEST)[2]<-'VALUE'
resultsDLAB <- results %>% select(samples,DLAB)
resultsDLAB$GROUP <-"LAB"
names(resultsDLAB)[2]<-'VALUE'
resultsDBEHAV <- results %>% select(samples,DBEHAV)
resultsDBEHAV$GROUP <-"BEHAV"
names(resultsDBEHAV)[2]<-'VALUE'
resultsDCLASS <- results %>% select(samples,DCLASS)
resultsDCLASS$GROUP <-"CLASS"
names(resultsDCLASS)[2]<-'VALUE'
resultsD<-bind_rows(resultsDTEST,resultsDLAB,resultsDBEHAV,resultsDCLASS)
resultsD

ggplot(resultsD,aes(x=samples, ymin=0, ymax=VALUE,color=GROUP)) +
  geom_linerange(position = position_dodge(width = 0.5),linewidth=1)+
  ylab("Variables changes: missing colors means 'no change'; **low obs.")+labs(title="4C/ID group treatment effect",subtitle = "School 1 JUNIOR grade sample, from 2003 to 2014 time scale",x = "Sample Names")+
  theme(panel.grid.major.x = element_line(color = 1,linewidth = 0.25, linetype = 4),panel.grid.major.y = element_line(color = 1,linewidth = 0.25, linetype = 3),panel.background = element_rect(fill="white",color = 1, linewidth = 1),plot.background = element_rect(fill = "white"))+  
  annotate(geom="text", y=-10, x=8.5, label="Negative change",color="black",hjust=1)+
  annotate(geom="text", y=10, x=8.5, label="Positive change",color="black",hjust=0)+
  scale_x_discrete(limits=c("SCHOOL 1","JUNIOR","GRADE 7","GRADE 8", "GRADE 9", "RANK 1**", "RANK 2","RANK 3","FEMALE","MALE"))+
  scale_y_continuous(limits=c(-25,25,5))+  
  coord_flip()

########## Summary results global samples
# for changes that have p-value that we can't reject the null I use the mean value

results <- data.frame(
  samples=c("All sample","all sample (school effect)","SCHOOL 1","JUNIOR","SCHOOL 1 - 2014","SCHOOL1 - JUNIOR - 2014"),
  TEST1=c(-57,67,54,54,54,54),
  TEST2=c(-62,69,57,58,57,58),
  LAB1=c(60,63,51,51,51,51),
  LAB2=c(65,78,65,66,63,64),
  BEHAV1=c(-76,-73,-76,-76,80,82),
  BEHAV2=c(-79,-77,-80,-81,83,82),
  CLASS1=c(63,68,58,58,58,58),
  CLASS2=c(63,71,62,63,63,64)
)
results

ggplot(results,aes(group=TEST1)) +
  geom_errorbar(aes(x=samples, ymin=TEST1, ymax=TEST2,color='TEST'),linewidth=1, width = ifelse(results$TEST1==results$TEST2, 1, 0.5))+
  geom_errorbar(aes(x=samples, ymin=LAB1, ymax=LAB2,color='LAB'), linewidth=1, width = ifelse(results$LAB1==results$LAB2, 1, 0.5)) +
  geom_errorbar(aes(x=samples, ymin=BEHAV1, ymax=BEHAV2, color='BEHAV'), linewidth=1, width = ifelse(results$BEHAV1==results$BEHAV2, 1, 0.5)) +
  geom_errorbar(aes(x=samples, ymin=CLASS1, ymax=CLASS2, color='CLASS'),linewidth=1,width = ifelse(results$CLASS1==results$CLASS2, 1, 0.5)) +
  xlab("Sample names")+
  labs(title="Results resume graph, 4C/ID treatment effect",y = "Variables changes: *vertical lines means 'no effect'; **Low number of obs.",subtitle = "Global samples")+
  scale_color_manual(name='Variables',
                     breaks=c('TEST','LAB', 'BEHAV', 'CLASS'),
                     values=c('TEST'='red', 'LAB'='blue', 'BEHAV'='green', 'CLASS'='orange'))+
  theme_bw()+
  theme(panel.grid.major.y = element_line(color = 1,linewidth = 0.25, linetype = 3),panel.background = element_rect(color = 1, linewidth = 1),plot.background = element_rect(fill = "white"))+
  geom_rect(aes(xmin=0,xmax=Inf,ymin = - Inf,ymax = 0),fill="white",alpha = 0.01) +
  geom_rect(aes(xmin=0,xmax=Inf,ymin = 0,ymax = Inf),fill="green",alpha = 0.01) +
  scale_x_discrete(limits=c("All sample","all sample (school effect)","SCHOOL 1","JUNIOR","SCHOOL 1 - 2014","SCHOOL1 - JUNIOR - 2014"))+
  scale_y_continuous(breaks = seq(-100, 100, by = 10))+
  geom_hline(yintercept=c(-50,50),color="black",linetype=2)+
  annotate(geom="text", x=3.5, y=-10, label="Negative change*",color="black",hjust=1)+
  annotate(geom="text", x=3.5, y=10, label="Positive change*",color="black",hjust=0)+
  coord_flip()

# Results: variable change
# prepare data frame for bar ploting
# IMPORTANT NOTE: the negative values are used to plot them in a different area of the graph for 
# negative effects. However, to use this data-frames to compute changes we need to have this values 
# exchanged in order to compute negative change values.
results$DTEST <- results$TEST2-results$TEST1
results$DLAB <- results$LAB2-results$LAB1
results$DBEHAV <- results$BEHAV2-results$BEHAV1
results$DCLASS <- results$CLASS2-results$CLASS1
resultsDTEST <- results %>% select(samples,DTEST)
resultsDTEST$GROUP <-"TEST"
names(resultsDTEST)[2]<-'VALUE'
resultsDLAB <- results %>% select(samples,DLAB)
resultsDLAB$GROUP <-"LAB"
names(resultsDLAB)[2]<-'VALUE'
resultsDBEHAV <- results %>% select(samples,DBEHAV)
resultsDBEHAV$GROUP <-"BEHAV"
names(resultsDBEHAV)[2]<-'VALUE'
resultsDCLASS <- results %>% select(samples,DCLASS)
resultsDCLASS$GROUP <-"CLASS"
names(resultsDCLASS)[2]<-'VALUE'
resultsD<-bind_rows(resultsDTEST,resultsDLAB,resultsDBEHAV,resultsDCLASS)
resultsD

ggplot(resultsD,aes(x=samples, ymin=0, ymax=VALUE,color=GROUP)) +
  geom_linerange(position = position_dodge(width = 0.5),linewidth=1)+
  ylab("Variables changes: missing colors means 'no change'; **low obs.")+labs(title="4C/ID group treatment effect",subtitle = "Global samples",x = "Sample Names")+
  theme(panel.grid.major.x = element_line(color = 1,linewidth = 0.25, linetype = 4),panel.grid.major.y = element_line(color = 1,linewidth = 0.25, linetype = 3),panel.background = element_rect(fill="white",color = 1, linewidth = 1),plot.background = element_rect(fill = "white"))+  
  annotate(geom="text", y=-10, x=3.5, label="Negative effect",color="black",hjust=1)+
  annotate(geom="text", y=10, x=3.5, label="Positive effect",color="black",hjust=0)+
  scale_x_discrete(limits=c("All sample","all sample (school effect)","SCHOOL 1","JUNIOR","SCHOOL 1 - 2014","SCHOOL1 - JUNIOR - 2014"))+
  scale_y_continuous(limits=c(-25,25,5))+  
  coord_flip()
